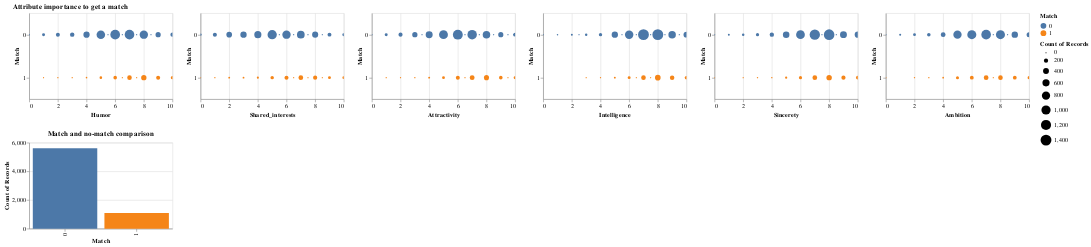

Notebook code for this chart:
### Code cell
# TODO: Describe attribute importance and first impression
X_train_c, X_test_c, y_train_c, y_test_c = train_test_split(X_c, y_c, 
                                                    test_size=0.2, 
                                                    shuffle=True,
                                                    random_state=42)

df_train_c = pd.DataFrame(X_train_c).copy()
df_train_c[y_label_c] = pd.DataFrame(y_train_c)

c1 = alt.Chart(df_train_c).mark_circle().encode(
    alt.X(alt.repeat("column"), type='quantitative'),
    alt.Y(y_label_c),
    alt.Size('count()'),
    alt.Color(y_label_c),
    tooltip=['count()']
).properties(
    width=250,
    height=150
).repeat(
    column=personal_features
).interactive().properties(title="Attribute importance to get a match")

# Describe that we have an unbalanced dataset
c2 = alt.Chart(df_train_c).mark_bar().encode(
    alt.X(y_label_c),
    alt.Y('count()'),
    alt.Color(y_label_c),
    tooltip = ['count()']
).properties(
    width=250,
    height=150
).interactive().properties(title="Match and no-match comparison")

c1 & c2

### Figure 1 — Vega-Lite specification as saved in the notebook (floating-point values rounded to 4 significant figures; data arrays with more than 128 entries replaced by an {"elided": "..."} marker saying what was removed)
{"config": {"view": {"continuousWidth": 400, "continuousHeight": 300}}, "vconcat": [{"repeat": {"column": ["Humor", "Shared_interests", "Attractivity", "Intelligence", "Sincerety", "Ambition"]}, "spec": {"data": {"name": "data-4067da6656d7a83f18e24dba16f9d080"}, "mark": "circle", "encoding": {"color": {"field": "Match", "type": "nominal"}, "size": {"aggregate": "count", "type": "quantitative"}, "tooltip": [{"aggregate": "count", "type": "quantitative"}], "x": {"field": {"repeat": "column"}, "type": "quantitative"}, "y": {"field": "Match", "type": "nominal"}}, "height": 150, "selection": {"selector009": {"type": "interval", "bind": "scales", "encodings": ["x", "y"]}}, "width": 250}, "title": "Attribute importance to get a match"}, {"data": {"name": "data-4067da6656d7a83f18e24dba16f9d080"}, "mark": "bar", "encoding": {"color": {"field": "Match", "type": "nominal"}, "tooltip": [{"aggregate": "count", "type": "quantitative"}], "x": {"field": "Match", "type": "nominal"}, "y": {"aggregate": "count", "type": "quantitative"}}, "height": 150, "selection": {"selector010": {"type": "interval", "bind": "scales", "encodings": ["x", "y"]}}, "title": "Match and no-match comparison", "width": 250}], "$schema": "https://vega.github.io/schema/vega-lite/v4.17.0.json", "datasets": {"data-4067da6656d7a83f18e24dba16f9d080": {"elided": "6702 records"}}}
